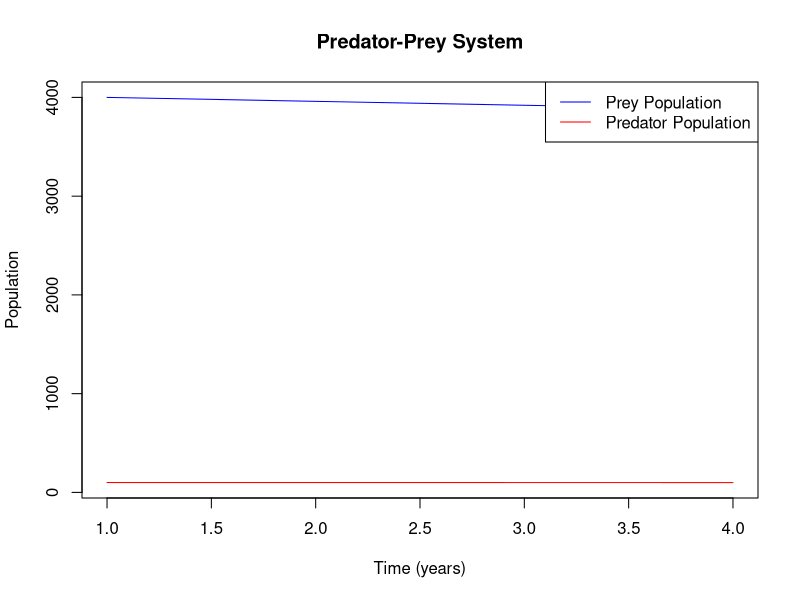
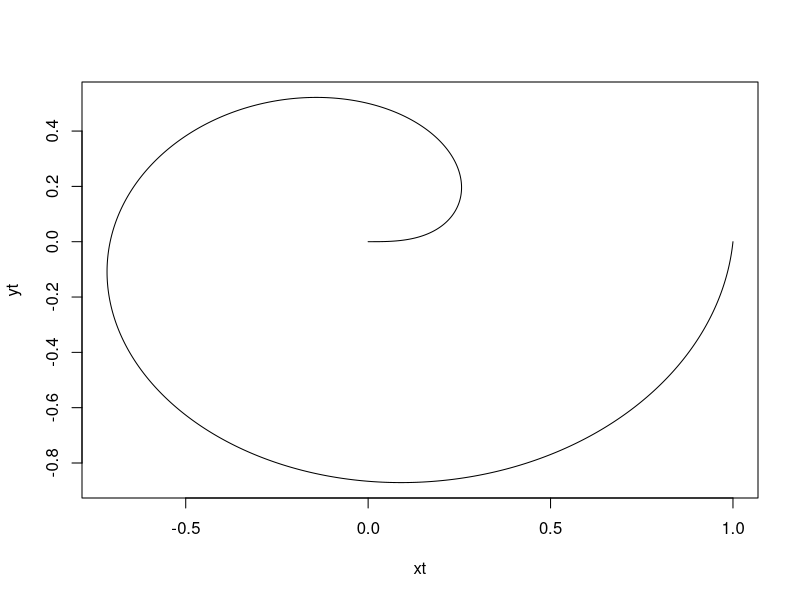
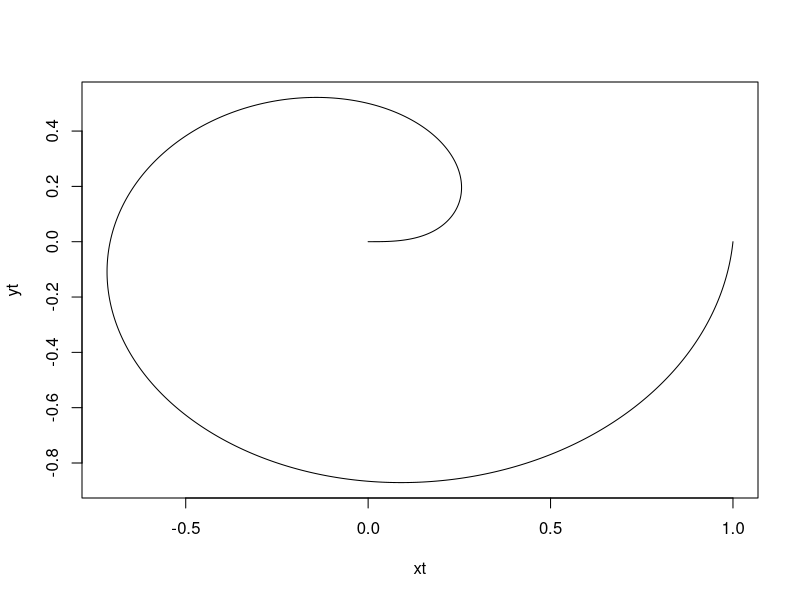

These figures' R source, in order:
## ---- chunk 1
# Load the mtcars dataset
data(mtcars)

# Define a custom function to compute the MAD estimator of scale
mad_estimator <- function(column) {
  median_value <- median(column, na.rm = TRUE)  # Median of the column
  mad_value <- median(abs(column - median_value), na.rm = TRUE)  # MAD
  return(1.4826 * mad_value)  # MAD estimator
}

# Apply the custom function to each column in mtcars
mad_results <- apply(mtcars, 2, mad_estimator)

# Display the MAD estimator of scale for each column
print(mad_results)
## ---- chunk 2
# Load the mtcars dataset
data(mtcars)

# Define a function to compute the MAD estimator of scale directly
mad_estimator_direct <- function(column) {
  median_value <- median(column, na.rm = TRUE)  # Calculate the median
  abs_deviations <- abs(sweep(as.matrix(column), 2, median_value))  # Compute absolute deviations from the median
  mad_value <- median(abs_deviations, na.rm = TRUE)  # Median of absolute deviations
  return(1.4826 * mad_value)  # Return the MAD estimator
}

# Apply the function to each column in mtcars
mad_results_direct <- apply(mtcars, 2, mad_estimator_direct)

# Display the MAD estimator of scale for each column
print(mad_results_direct)
## ---- chunk 3
x <- function(x, n) {
  result <- 0  # Initialize the result
  for (i in 0:n) {  # Loop from 0 to n (inclusive)
    result <- result + x^i  # Add x^i to the result
  }
  return(result)  # Return the computed sum
}
## ---- chunk 4
y <- function(x, n) {
  result <- 0  # Initialize the result
  i <- 0  # Initialize the counter
  
  while (i <= n) {  # Loop while i is less than or equal to n
    result <- result + x^i  # Add x^i to the result
    i <- i + 1  # Increment the counter
  }
  
  return(result)  # Return the computed sum
}
## ---- chunk 5
x_value <- 0.3
n_value <- 500

system.time(expr = 
"sum_result <- x(x_value, n_value)
sum_result"
)

system.time(
"sum_result <- y(x_value, n_value)
sum_result"
)
## ---- chunk 6
x_value <- 0.3
n_value <- 5000

system.time(expr = 
"sum_result <- x(x_value, n_value)
sum_result"
)

system.time(
"sum_result <- y(x_value, n_value)
sum_result"
)
## ---- chunk 7
x_value <- 1.01
n_value <- 500

system.time(expr = 
"sum_result <- x(x_value, n_value)
sum_result"
)

system.time(
"sum_result <- y(x_value, n_value)
sum_result"
)
## ---- chunk 8
x_value <- 1.01
n_value <- 5000

system.time(expr = 
"sum_result <- x(x_value, n_value)
sum_result"
)

system.time(
"sum_result <- y(x_value, n_value)
sum_result"
)
## ---- chunk 9
# Define the function using a for loop
h_for <- function(x, n) {
  result <- 1  # Initialize the sum
  for (i in 1:n) {
    result <- result + x^i
  }
  return(result)
}

# Define the function using a while loop
h_while <- function(x, n) {
  result <- 1  # Initialize the sum
  i <- 1       # Start from the first power
  while (i <= n) {
    result <- result + x^i
    i <- i + 1
  }
  return(result)
}

# Set values of x and n
x_values <- c(0.3, 1.01)
n_values <- c(500, 5000)

# Loop through each combination of x and n, measuring time
results <- data.frame()

for (x in x_values) {
  for (n in n_values) {
    # Measure time for the for loop
    time_for <- system.time(h_for(x, n))["user.self"]
    
    # Measure time for the while loop
    time_while <- system.time(h_while(x, n))["user.self"]
    
    # Store the results
    results <- rbind(results, data.frame(x = x, n = n, Time_for = time_for, Time_while = time_while))
  }
}
## ---- chunk 10
results
## ---- chunk 11
# Set initial parameters
bx <- 0.04  # Natural birth rate of prey
dx <- 0.0005  # Death rate of prey in an encounter with predator
by <- 0.1  # Efficiency of turning predated animals into predators
dy <- 0.2  # Natural death rate of predators

# Initial conditions
prey <- 4000  # Initial number of prey
predator <- 100  # Initial number of predators

# Create lists to store prey and predator values over time
prey_list <- c(prey)
predator_list <- c(predator)

# While loop to simulate the predator-prey system
while (prey > 3900) {
  # Update prey and predator populations using Lotka-Volterra model
  new_prey <- prey + bx * prey - dx * prey * predator
  new_predator <- predator + by * dx * prey * predator - dy * predator
  
  # Append the new populations to the lists
  prey_list <- c(prey_list, new_prey)
  predator_list <- c(predator_list, new_predator)
  
  # Update the current prey and predator populations for the next iteration
  prey <- new_prey
  predator <- new_predator
}

# Plot the results
plot(prey_list, type="l", col="blue", ylim=c(min(c(prey_list, predator_list)), max(c(prey_list, predator_list))),
     xlab="Time (years)", ylab="Population", main="Predator-Prey System")
lines(predator_list, col="red")
legend("topright", legend=c("Prey Population", "Predator Population"), col=c("blue", "red"), lty=1)
## ---- chunk 12
# Function to simulate a game of craps
play_craps <- function() {
  # Roll two dice and sum the result
  first_roll <- sum(sample(1:6, 2, replace = TRUE))
  
  # Check if the player wins on the first roll
  if (first_roll == 7 || first_roll == 11) {
    return("Player 1 wins on the first roll!")
  } else {
    # Continue rolling until player gets the first roll value or 7 or 11
    point <- first_roll
    repeat {
      roll <- sum(sample(1:6, 2, replace = TRUE))
      
      # If player rolls the point value again, they win
      if (roll == point) {
        return("Player 1 wins!")
      }
      
      # If player rolls a 7 or 11, they lose
      if (roll == 7 || roll == 11) {
        return("Player 1 loses!")
      }
    }
  }
}

# Simulate the game
result <- play_craps()
print(result)
## ---- chunk 13
t <- seq(from = 0, to = 1, by = 0.001)

# xt <- sqrt(t)
# yt <- 2 * pi * t

xt <- sqrt(t) * cos(2 * pi * t)
yt <- sqrt(t) * sin(2 * pi * t)

plot(x = xt, 
     y = yt, 
     type = "l")
## ---- chunk 14
# Define the time sequence
t <- seq(from = 0, to = 1, by = 0.001)

# Initialize vectors for xt and yt
xt <- numeric(length(t))
yt <- numeric(length(t))

# For loop to calculate xt and yt at each time point
for (i in 1:length(t)) {
  xt[i] <- sqrt(t[i]) * cos(2 * pi * t[i])
  yt[i] <- sqrt(t[i]) * sin(2 * pi * t[i])
}

# Plot the results
plot(x = xt, 
     y = yt, 
     type = "l")
## ---- chunk 15
x <- matrix(rnorm(n = 500), ncol = 5)
varx <- var(x)
## ---- chunk 16
# Generate the matrix x
x <- matrix(rnorm(n = 500), ncol = 5)

# Calculate the covariance matrix varx
varx <- var(x)

# Step 1: Extract the standard deviations (square root of the diagonal of varx)
std_devs <- sqrt(diag(varx))

# Step 2: Use sweep to divide each row by the corresponding standard deviation
varx_sweep_row <- sweep(varx, 1, std_devs, FUN = "/")

# Step 3: Use sweep to divide each column by the corresponding standard deviation
R <- sweep(varx_sweep_row, 2, std_devs, FUN = "/")

# Print the correlation matrix R
print(R)
